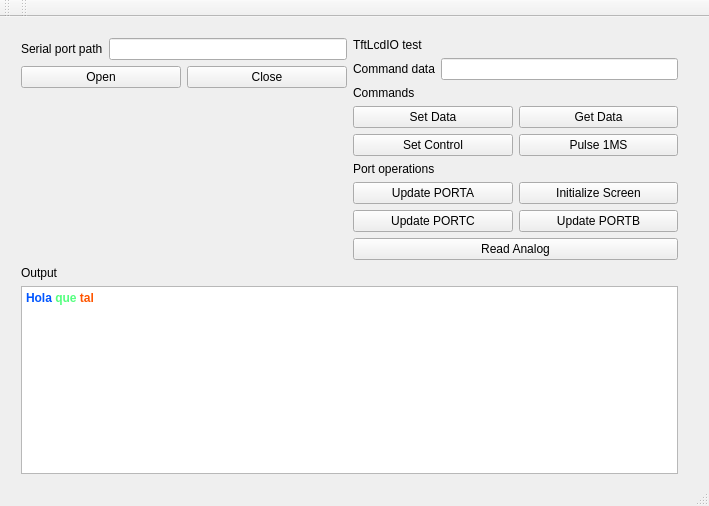
<?xml version="1.0" encoding="UTF-8"?>
<ui version="4.0">
 <class>MainWindow</class>
 <widget class="QMainWindow" name="MainWindow">
  <property name="geometry">
   <rect>
    <x>0</x>
    <y>0</y>
    <width>709</width>
    <height>506</height>
   </rect>
  </property>
  <property name="windowTitle">
   <string>PicSerial [Jose Arias]</string>
  </property>
  <widget class="QWidget" name="Frame">
   <widget class="QWidget" name="verticalLayoutWidget">
    <property name="geometry">
     <rect>
      <x>10</x>
      <y>10</y>
      <width>679</width>
      <height>458</height>
     </rect>
    </property>
    <layout class="QVBoxLayout" name="verticalLayout">
     <item>
      <layout class="QHBoxLayout" name="horizontalLayout">
       <item>
        <layout class="QVBoxLayout" name="verticalLayout_2">
         <item>
          <layout class="QHBoxLayout" name="horizontalLayout_7">
           <property name="sizeConstraint">
            <enum>QLayout::SetFixedSize</enum>
           </property>
           <item>
            <widget class="QLabel" name="pathLabel">
             <property name="sizePolicy">
              <sizepolicy hsizetype="Preferred" vsizetype="Fixed">
               <horstretch>0</horstretch>
               <verstretch>0</verstretch>
              </sizepolicy>
             </property>
             <property name="text">
              <string>Serial port path</string>
             </property>
            </widget>
           </item>
           <item>
            <widget class="QLineEdit" name="devicePath"/>
           </item>
          </layout>
         </item>
         <item>
          <layout class="QHBoxLayout" name="horizontalLayout_3">
           <property name="sizeConstraint">
            <enum>QLayout::SetFixedSize</enum>
           </property>
           <item>
            <widget class="QPushButton" name="openSerialButton">
             <property name="text">
              <string>Open</string>
             </property>
            </widget>
           </item>
           <item>
            <widget class="QPushButton" name="closeSerialButton">
             <property name="text">
              <string>Close</string>
             </property>
            </widget>
           </item>
          </layout>
         </item>
         <item>
          <spacer name="verticalSpacer">
           <property name="orientation">
            <enum>Qt::Vertical</enum>
           </property>
           <property name="sizeHint" stdset="0">
            <size>
             <width>20</width>
             <height>40</height>
            </size>
           </property>
          </spacer>
         </item>
        </layout>
       </item>
       <item>
        <layout class="QVBoxLayout" name="commandsLayout_2">
         <item>
          <widget class="QLabel" name="label_4">
           <property name="sizePolicy">
            <sizepolicy hsizetype="Preferred" vsizetype="Fixed">
             <horstretch>0</horstretch>
             <verstretch>0</verstretch>
            </sizepolicy>
           </property>
           <property name="text">
            <string>TftLcdIO test</string>
           </property>
          </widget>
         </item>
         <item>
          <layout class="QHBoxLayout" name="dataRow_2">
           <item>
            <widget class="QLabel" name="label_5">
             <property name="sizePolicy">
              <sizepolicy hsizetype="Preferred" vsizetype="Fixed">
               <horstretch>0</horstretch>
               <verstretch>0</verstretch>
              </sizepolicy>
             </property>
             <property name="text">
              <string>Command data</string>
             </property>
            </widget>
           </item>
           <item>
            <widget class="QLineEdit" name="inputText"/>
           </item>
          </layout>
         </item>
         <item>
          <widget class="QLabel" name="label_6">
           <property name="sizePolicy">
            <sizepolicy hsizetype="Preferred" vsizetype="Fixed">
             <horstretch>0</horstretch>
             <verstretch>0</verstretch>
            </sizepolicy>
           </property>
           <property name="text">
            <string>Commands</string>
           </property>
          </widget>
         </item>
         <item>
          <layout class="QHBoxLayout" name="commandRow1_2">
           <property name="sizeConstraint">
            <enum>QLayout::SetDefaultConstraint</enum>
           </property>
           <item>
            <widget class="QPushButton" name="setDataButton">
             <property name="text">
              <string>Set Data</string>
             </property>
            </widget>
           </item>
           <item>
            <widget class="QPushButton" name="getDataButton">
             <property name="text">
              <string>Get Data</string>
             </property>
            </widget>
           </item>
          </layout>
         </item>
         <item>
          <layout class="QHBoxLayout" name="commandRow2_2">
           <item>
            <widget class="QPushButton" name="setControlButton">
             <property name="text">
              <string>Set Control</string>
             </property>
            </widget>
           </item>
           <item>
            <widget class="QPushButton" name="pulse1msButton">
             <property name="text">
              <string>Pulse 1MS</string>
             </property>
            </widget>
           </item>
          </layout>
         </item>
         <item>
          <widget class="QLabel" name="portsLabel_2">
           <property name="sizePolicy">
            <sizepolicy hsizetype="Preferred" vsizetype="Fixed">
             <horstretch>0</horstretch>
             <verstretch>0</verstretch>
            </sizepolicy>
           </property>
           <property name="text">
            <string>Port operations</string>
           </property>
          </widget>
         </item>
         <item>
          <layout class="QHBoxLayout" name="commandRow3_2">
           <item>
            <widget class="QPushButton" name="updatePortAButton">
             <property name="text">
              <string>Update PORTA</string>
             </property>
            </widget>
           </item>
           <item>
            <widget class="QPushButton" name="initializeScreenButton">
             <property name="text">
              <string>Initialize Screen</string>
             </property>
            </widget>
           </item>
          </layout>
         </item>
         <item>
          <layout class="QHBoxLayout" name="commandRow4_2">
           <item>
            <widget class="QPushButton" name="updatePortCButton">
             <property name="text">
              <string>Update PORTC</string>
             </property>
            </widget>
           </item>
           <item>
            <widget class="QPushButton" name="updatePortBButton">
             <property name="text">
              <string>Update PORTB</string>
             </property>
            </widget>
           </item>
          </layout>
         </item>
         <item>
          <widget class="QPushButton" name="readAnalogButton">
           <property name="text">
            <string>Read Analog</string>
           </property>
          </widget>
         </item>
        </layout>
       </item>
      </layout>
     </item>
     <item>
      <layout class="QVBoxLayout" name="outputLayout">
       <item>
        <widget class="QLabel" name="outputLabel">
         <property name="text">
          <string>Output</string>
         </property>
        </widget>
       </item>
       <item>
        <widget class="QTextEdit" name="outputText">
         <property name="readOnly">
          <bool>true</bool>
         </property>
         <property name="html">
          <string>&lt;!DOCTYPE HTML PUBLIC &quot;-//W3C//DTD HTML 4.0//EN&quot; &quot;http://www.w3.org/TR/REC-html40/strict.dtd&quot;&gt;
&lt;html&gt;&lt;head&gt;&lt;meta name=&quot;qrichtext&quot; content=&quot;1&quot; /&gt;&lt;style type=&quot;text/css&quot;&gt;
p, li { white-space: pre-wrap; }
&lt;/style&gt;&lt;/head&gt;&lt;body style=&quot; font-family:'Sans Serif'; font-size:9pt; font-weight:400; font-style:normal;&quot;&gt;
&lt;p style=&quot; margin-top:0px; margin-bottom:0px; margin-left:0px; margin-right:0px; -qt-block-indent:0; text-indent:0px;&quot;&gt;&lt;span style=&quot; font-weight:600; color:#0055ff;&quot;&gt;Hola&lt;/span&gt;&lt;span style=&quot; font-weight:600;&quot;&gt; &lt;/span&gt;&lt;span style=&quot; font-weight:600; color:#55ff7f;&quot;&gt;que&lt;/span&gt;&lt;span style=&quot; font-weight:600;&quot;&gt; &lt;/span&gt;&lt;span style=&quot; font-weight:600; color:#ff5500;&quot;&gt;tal&lt;/span&gt;&lt;/p&gt;&lt;/body&gt;&lt;/html&gt;</string>
         </property>
        </widget>
       </item>
      </layout>
     </item>
    </layout>
   </widget>
  </widget>
  <widget class="QMenuBar" name="menuBar">
   <property name="geometry">
    <rect>
     <x>0</x>
     <y>0</y>
     <width>709</width>
     <height>19</height>
    </rect>
   </property>
  </widget>
  <widget class="QToolBar" name="mainToolBar">
   <attribute name="toolBarArea">
    <enum>TopToolBarArea</enum>
   </attribute>
   <attribute name="toolBarBreak">
    <bool>false</bool>
   </attribute>
  </widget>
  <widget class="QStatusBar" name="statusBar"/>
  <widget class="QToolBar" name="toolBar">
   <property name="windowTitle">
    <string>toolBar</string>
   </property>
   <attribute name="toolBarArea">
    <enum>TopToolBarArea</enum>
   </attribute>
   <attribute name="toolBarBreak">
    <bool>false</bool>
   </attribute>
  </widget>
 </widget>
 <layoutdefault spacing="6" margin="11"/>
 <resources/>
 <connections/>
</ui>
